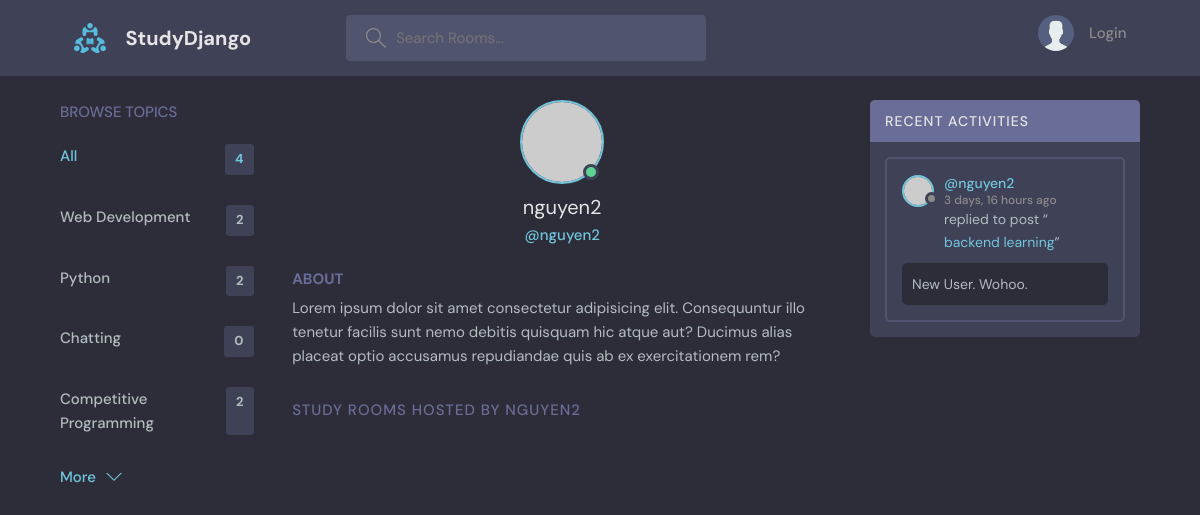
The page /profile/4/ on the database its author committed.
### base/models.py (models this page shows, shortened)
class Topic(models.Model):
    name = models.CharField(max_length = 200)

class Message(models.Model):
    user = models.ForeignKey(User, on_delete=models.CASCADE) # Set one (user) to many (message) relationship
    room = models.ForeignKey(Room, on_delete=models.CASCADE) # Set one (room) to many (message) relationship
    body = models.TextField()
    update = models.DateTimeField(auto_now = True)
    created = models.DateTimeField(auto_now_add = True)
    class Meta:
        ordering = ['-update', '-created']
    def __str__(self) -> str:
        return self.body[0:20]

class Room(models.Model):
    host = models.ForeignKey(User, on_delete=models.SET_NULL, null=True)
    topic = models.ForeignKey(Topic, on_delete=models.SET_NULL, null=True) # add one (topic) to many (Room) relationship
    name = models.CharField(max_length = 200)
    description = models.TextField(null = True, blank=True)
    participants = models.ManyToManyField(User, related_name='participants', blank=True) # Many to many relationship
    update = models.DateTimeField(auto_now = True)
    created = models.DateTimeField(auto_now_add = True)
    class Meta:
        ordering = ['-update', '-created']

### base/views.py (the view)
# urls.py: path('profile/<str:pk>/', views.userProfile, name = 'profile'),
def userProfile(request, pk):
    user = User.objects.get(id=pk)
    rooms = user.room_set.all()
    room_messages = user.message_set.all()
    topics = Topic.objects.all()
    context = {'user':user, 'rooms': rooms, 'room_messages':room_messages, 'topics':topics}
    return render(request, 'base/profile.html', context)

### base/templates/base/profile.html (shortened to what this page needs)
{% extends 'main.html' %}
{% block content %}
<body>
  <main class="profile-page layout layout--3">
    <div class="container">
      {% include 'base/topic_component.html' %}
      <div class="roomList">
        <div class="profile">
          <div class="profile__avatar">
            <div class="avatar avatar--large active">
              <img src="https://randomuser.me/api/portraits/men/11.jpg" />
            </div>
          </div>
          <div class="profile__info">
            <h3>{{user.username}}</h3>
            <p>@{{user.username}}</p>
          </div>
          <div class="profile__about">
            <h3>About</h3>
            <p>
              Lorem ipsum dolor sit amet consectetur adipisicing elit. Consequuntur illo tenetur
              facilis sunt nemo debitis quisquam hic atque aut? Ducimus alias placeat optio
              accusamus repudiandae quis ab ex exercitationem rem?
            </p>
          </div>
        </div>
        <div class="roomList__header">
          <div>
            <h2>Study Rooms Hosted by {{user.username}}</a>
            </h2>
          </div>
        </div>
      </div>
      {% include 'base/activity_component.html' %}
    </div>
  </main>
</body>
{% endblock %}

### base/templates/base/topic_component.html
<div class="topics">
    <div class="topics__header">
    <h2>Browse Topics</h2>
    </div>
    <ul class="topics__list">
    <li>
        <a href="{% url 'home' %}" class="active">All <span>{{topics.count}}</span></a>
    </li>
    {% for topic in topics %}
    <li>
        <a href="{% url 'home' %}?q={{topic.name}}">{{topic.name}} <span>{{topic.room_set.all.count}}</span></a>
    </li>
    {% endfor %}
    </ul>
    <a class="btn btn--link" href="topics.html">
    More
    <svg version="1.1" xmlns="http://www.w3.org/2000/svg" width="32" height="32" viewBox="0 0 32 32">
        <title>chevron-down</title>
        <path d="M16 21l-13-13h-3l16 16 16-16h-3l-13 13z"></path>
    </svg>
    </a>
</div>

### base/templates/base/activity_component.html (shortened to what this page needs)
<div class="activities">
    <div class="activities__header">
    <h2>Recent Activities</h2>
    </div>
    {% for message in room_messages %}
    <div class="activities__box">
    <div class="activities__boxHeader roomListRoom__header">
        <a href="{% url 'profile' message.user.id %}" class="roomListRoom__author">
        <div class="avatar avatar--small">
            <img src="https://randomuser.me/api/portraits/women/11.jpg" />
        </div>
        <p>
            @{{message.user}}
            <span>{{message.created|timesince}} ago</span>
        </p>
        </a>
    </div>
    <div class="activities__boxContent">
        <p>replied to post “<a href="{% url 'room' message.room.id %}">{{message.room.name}}</a>”</p>
        <div class="activities__boxRoomContent">
        {{message}}
        </div>
    </div>
    </div>
    {% endfor %}
</div>

### rows shown on the page
Topic: name "Web Development", room_set.all.count "2"
Topic: name "Python", room_set.all.count "2"
Topic: name "Chatting", room_set.all.count "0"
Topic: name "Competitive Programming", room_set.all.count "2"
Message: user "nguyen2", created "3 days, 16 hours", room.name "backend learning", body "New User. Wohoo."

### other values the page prints
{{ topics.count }} "4"
{{ user.username }} "nguyen2"
{{ user.username }} "NGUYEN2"
